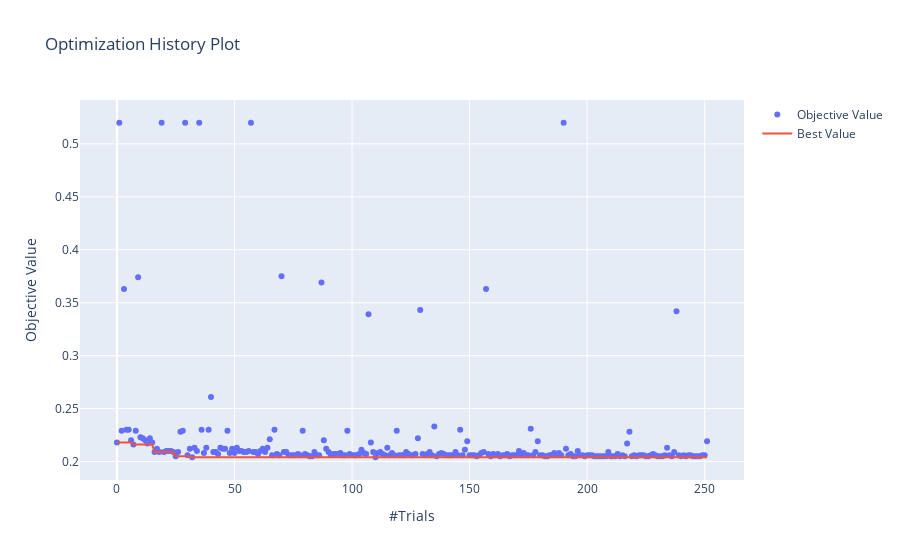

This figure's notebook cell:
### Markdown cell above
### Show results

### Code cell
plot_optimization_history(study)

### Figure 1 — Plotly figure (JSON) as saved in the notebook; plotly's stock layout.template omitted (floating-point values rounded to 4 significant figures; data arrays with more than 128 entries replaced by an {"elided": "..."} marker saying what was removed)
{"data": [{"mode": "markers", "name": "Objective Value", "type": "scatter", "x": {"elided": "252 int values"}, "y": {"elided": "252 float values"}}, {"name": "Best Value", "type": "scatter", "x": {"elided": "252 int values"}, "y": {"elided": "252 float values"}}], "layout": {"title": {"text": "Optimization History Plot"}, "xaxis": {"title": {"text": "#Trials"}}, "yaxis": {"title": {"text": "Objective Value"}}}}
